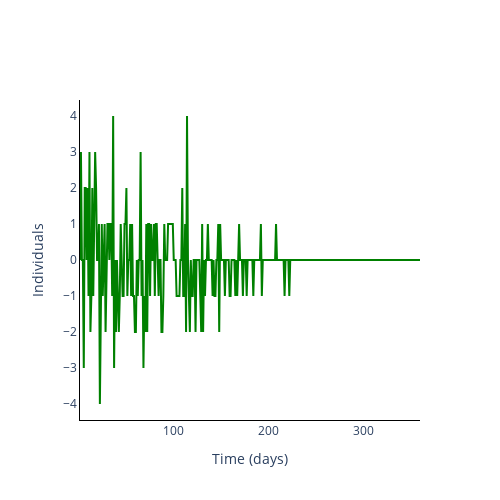

The notebook cell this image was saved under:
### Markdown cell above
### Plot incidence of infection

### Code cell
fig = go.Figure()

incidence = np.zeros((num_experiments, len(times)))
incidence[:, 1:] = output_algorithm[:, 1:, 1] - output_algorithm[:, :-1, 1]

for _ in range(num_experiments):
    fig.add_trace(
        go.Scatter(
            y=incidence[_, :].tolist(),
            x=times,
            mode='lines',
            name=trace_name[s],
            line_color=colours[s],
            showlegend=False,
        ),
)

# Add axis labels
fig.update_layout(
    width=500, 
    height=500,
    plot_bgcolor='white',
    xaxis=dict(
        linecolor='black',
        title = 'Time (days)'
        ),
    yaxis=dict(
        linecolor='black',
        title = 'Individuals'),
    #legend=dict(
    #    orientation="h",
    #    yanchor="bottom",
    #    y=1.02,
    #    xanchor="right",
    #    x=1
    #)
    )

fig.write_image('images/Incidence-Lassa.pdf')
fig.show()

### Figure 1 — Plotly figure (JSON) as saved in the notebook; plotly's stock layout.template omitted (floating-point values rounded to 4 significant figures; data arrays with more than 128 entries replaced by an {"elided": "..."} marker saying what was removed)
{"data": [{"line": {"color": "green"}, "mode": "lines", "name": "R", "showlegend": false, "type": "scatter", "x": {"elided": "360 int values"}, "y": {"elided": "360 int values"}}], "layout": {"height": 500, "plot_bgcolor": "white", "width": 500, "xaxis": {"linecolor": "black", "title": {"text": "Time (days)"}}, "yaxis": {"linecolor": "black", "title": {"text": "Individuals"}}}}
